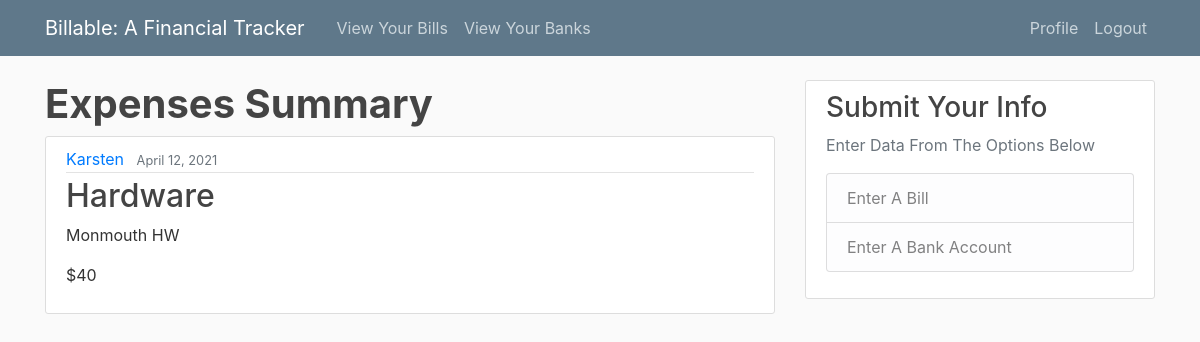
Page / (signed in) on the earlier database version.
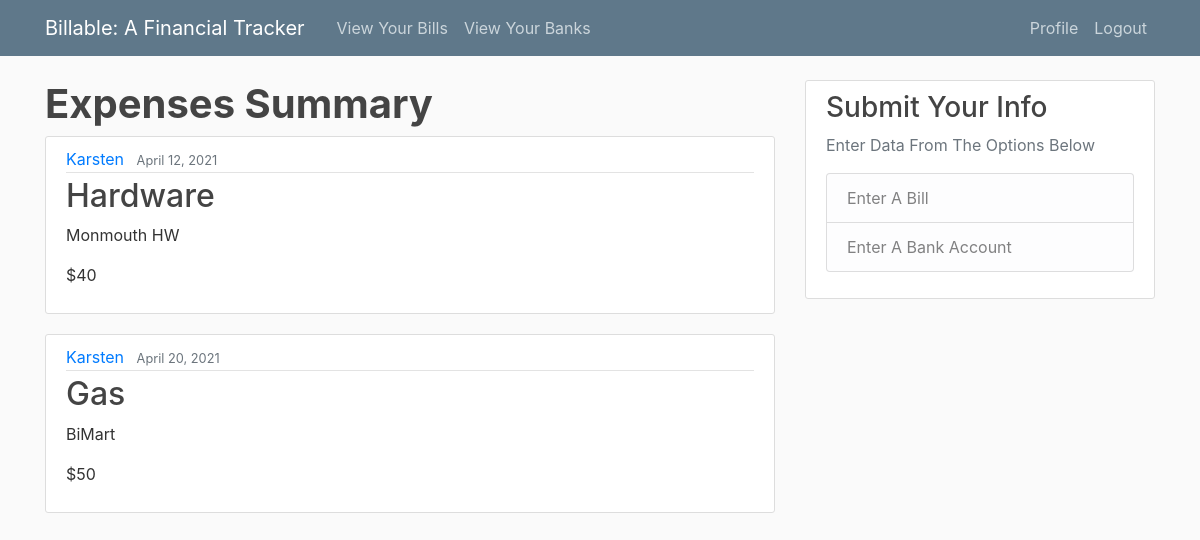
Same page on the later database version.
### SubmitData/models.py (models this page shows, shortened)
class Post(models.Model):
    title = models.CharField(max_length=255)
    company_name = models.CharField(max_length=255, default="")
    account_number = models.CharField(max_length=255, default="")
    statement_date = models.DateField(default=timezone.now)
    due_date = models.DateField(default=datetime.date.today)
    date_entered = models.DateTimeField(default=timezone.now)
    amount = models.CharField(max_length=255, default="")
    is_paid = models.BooleanField(default=0)
    payment_method = models.CharField(max_length=50, default="")
    author = models.ForeignKey(User, on_delete=models.CASCADE) #this is where the rel. is. Foreign key is the user

### SubmitData/views.py (the view)
# urls.py: path('', PostListView.as_view(), name='Submit-Data'),  #Submit-Data is original
class PostListView(LoginRequiredMixin, ListView):
    model = Post #this is what will be queried from models.py
    template_name = 'SubmitData/home.html' #this changes the default template that django wants
    context_object_name = 'posts' #this is what you want the list to display
    ordering = ['-date_entered']#newest to oldest ordering
    def get_queryset(self):#only show logged in users' data
        return self.model.objects.all().filter(author=self.request.user)

### SubmitData/templates/SubmitData/home.html
{% extends "SubmitData/base.html"  %}
{% block content %}
<h1><strong>Expenses Summary</strong></h1>
  {% for post in posts %}
    <article class="media content-section">
      <div class="media-body">
        <div class="article-metadata">
          <a class="mr-2" href="#">{{ post.author }}</a>
          <small class="text-muted">{{ post.date_entered|date:"F d, Y" }}</small>
        </div>
        <h2><a class="article-title" href="{% url 'data-detail' post.id %}">{{ post.title }}</a></h2>
        <p class="article-content">{{ post.company_name }}</p>
        <p class="article-content">{{ post.amount }}</p>
      </div>
    </article>
  {% endfor %}
{% endblock content %}

### SubmitData/templates/SubmitData/base.html (shortened to what this page needs)
{% load static %}
<!DOCTYPE html>
<html>
<head>
    <link rel="stylesheet" href="https://maxcdn.bootstrapcdn.com/bootstrap/4.0.0/css/bootstrap.min.css">
    <link rel="stylesheet" type="text/css" href="{% static 'SubmitData/main.css' %}">
</head>
<body>
    <header class="site-header">
        <nav class="navbar navbar-expand-md navbar-dark bg-steel fixed-top">
          <div class="container">
            <a class="navbar-brand mr-4" href="{% url 'Submit-Data' %}">Billable: A Financial Tracker</a>
            <div class="collapse navbar-collapse" id="navbarToggle">
              <div class="navbar-nav mr-auto">
                <a class="nav-item nav-link" href="{% url 'Submit-Data' %}">View Your Bills</a>
                <a class="nav-item nav-link" href="{% url 'view-banks' %}">View Your Banks</a>
              </div>
              <div class="navbar-nav">
                {% if user.is_authenticated %}
                  <a class="nav-item nav-link" href="{% url 'profile' %}">Profile</a>
                  <a class="nav-item nav-link" href="{% url 'logout' %}">Logout</a>
                {% else %}
                  <a class="nav-item nav-link" href="{% url 'login' %}">Login</a>
                  <a class="nav-item nav-link" href="{% url 'register' %}">Register</a>
                {% endif %}
              </div>
            </div>
          </div>
        </nav>
      </header>
    <main role="main" class="container">
    <div class="row">
        <div class="col-md-8">
          {% block content %}{% endblock %}
        </div>
        <div class="col-md-4">
        <div class="content-section">
            <h3>Submit Your Info</h3>
            <p class='text-muted'>Enter Data From The Options Below
            <ul class="list-group">
                <a class="list-group-item list-group-item-light" href="{% url 'create-data' %}">Enter A Bill</a>
                <a class="list-group-item list-group-item-light" href="{% url 'create-bank' %}">Enter A Bank Account</a>
            </ul>
            </p>
        </div>
        </div>
    </div>
    </main>
</body>
</html>

### SubmitData/static/SubmitData/main.css (style rules this page uses)
body { background: #fafafa; color: #333333; margin-top: 5rem; }
h1, h2, h3, h4, h5, h6 { color: #444444; }
ul { margin: 0; }
.bg-steel { background-color: #5f788a; }
.site-header .navbar-nav .nav-link { color: #cbd5db; }
.content-section { background: #ffffff; padding: 10px 20px; border: 1px solid #dddddd; border-radius: 3px; margin-bottom: 20px; }
.article-title { color: #444444; }
.article-content { white-space: pre-line; }
.article-metadata { padding-bottom: 1px; margin-bottom: 4px; border-bottom: 1px solid #e3e3e3 }

Differences in the rows shown:
added Post: author "Karsten", date_entered "April 20, 2021", title "Gas", company_name "BiMart", amount "$50"
